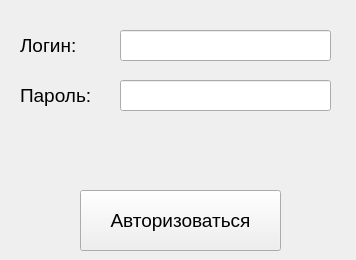
<?xml version="1.0" encoding="UTF-8"?>
<ui version="4.0">
 <class>Form</class>
 <widget class="QWidget" name="Form">
  <property name="geometry">
   <rect>
    <x>0</x>
    <y>0</y>
    <width>356</width>
    <height>260</height>
   </rect>
  </property>
  <property name="windowTitle">
   <string>Form</string>
  </property>
  <widget class="QPushButton" name="auth_btn_2">
   <property name="geometry">
    <rect>
     <x>80</x>
     <y>190</y>
     <width>201</width>
     <height>61</height>
    </rect>
   </property>
   <property name="font">
    <font>
     <pointsize>14</pointsize>
    </font>
   </property>
   <property name="cursor">
    <cursorShape>PointingHandCursor</cursorShape>
   </property>
   <property name="text">
    <string>Авторизоваться</string>
   </property>
  </widget>
  <widget class="QLineEdit" name="login_value">
   <property name="geometry">
    <rect>
     <x>120</x>
     <y>30</y>
     <width>211</width>
     <height>31</height>
    </rect>
   </property>
   <property name="inputMask">
    <string/>
   </property>
   <property name="text">
    <string/>
   </property>
  </widget>
  <widget class="QLabel" name="password">
   <property name="geometry">
    <rect>
     <x>20</x>
     <y>80</y>
     <width>101</width>
     <height>31</height>
    </rect>
   </property>
   <property name="font">
    <font>
     <pointsize>14</pointsize>
    </font>
   </property>
   <property name="text">
    <string>Пароль: </string>
   </property>
  </widget>
  <widget class="QLabel" name="login">
   <property name="geometry">
    <rect>
     <x>20</x>
     <y>30</y>
     <width>101</width>
     <height>31</height>
    </rect>
   </property>
   <property name="font">
    <font>
     <pointsize>14</pointsize>
    </font>
   </property>
   <property name="text">
    <string>Логин: </string>
   </property>
  </widget>
  <widget class="QLabel" name="error2">
   <property name="geometry">
    <rect>
     <x>70</x>
     <y>130</y>
     <width>211</width>
     <height>41</height>
    </rect>
   </property>
   <property name="text">
    <string/>
   </property>
   <property name="alignment">
    <set>Qt::AlignCenter</set>
   </property>
  </widget>
  <widget class="QLineEdit" name="password_value">
   <property name="geometry">
    <rect>
     <x>120</x>
     <y>80</y>
     <width>211</width>
     <height>31</height>
    </rect>
   </property>
   <property name="inputMask">
    <string/>
   </property>
   <property name="text">
    <string/>
   </property>
  </widget>
 </widget>
 <resources/>
 <connections/>
</ui>
